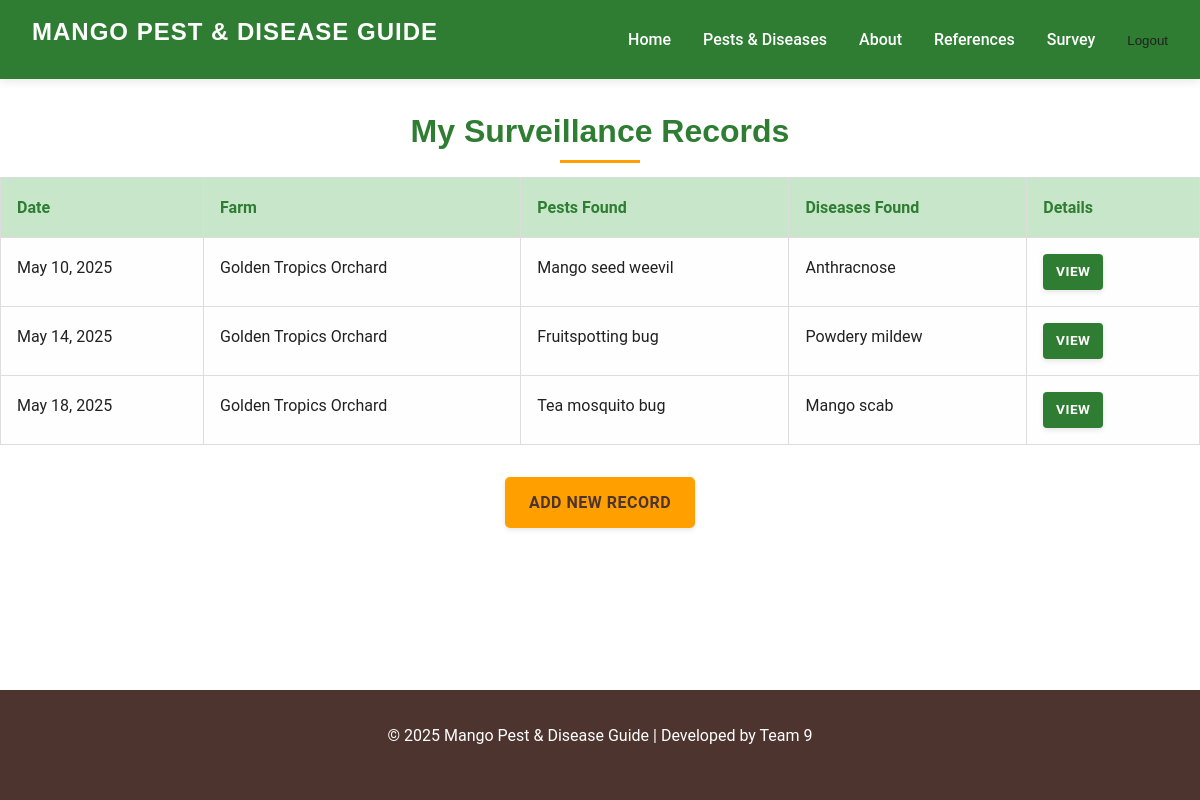
Page /survey/my/ (signed in) on the earlier database version.
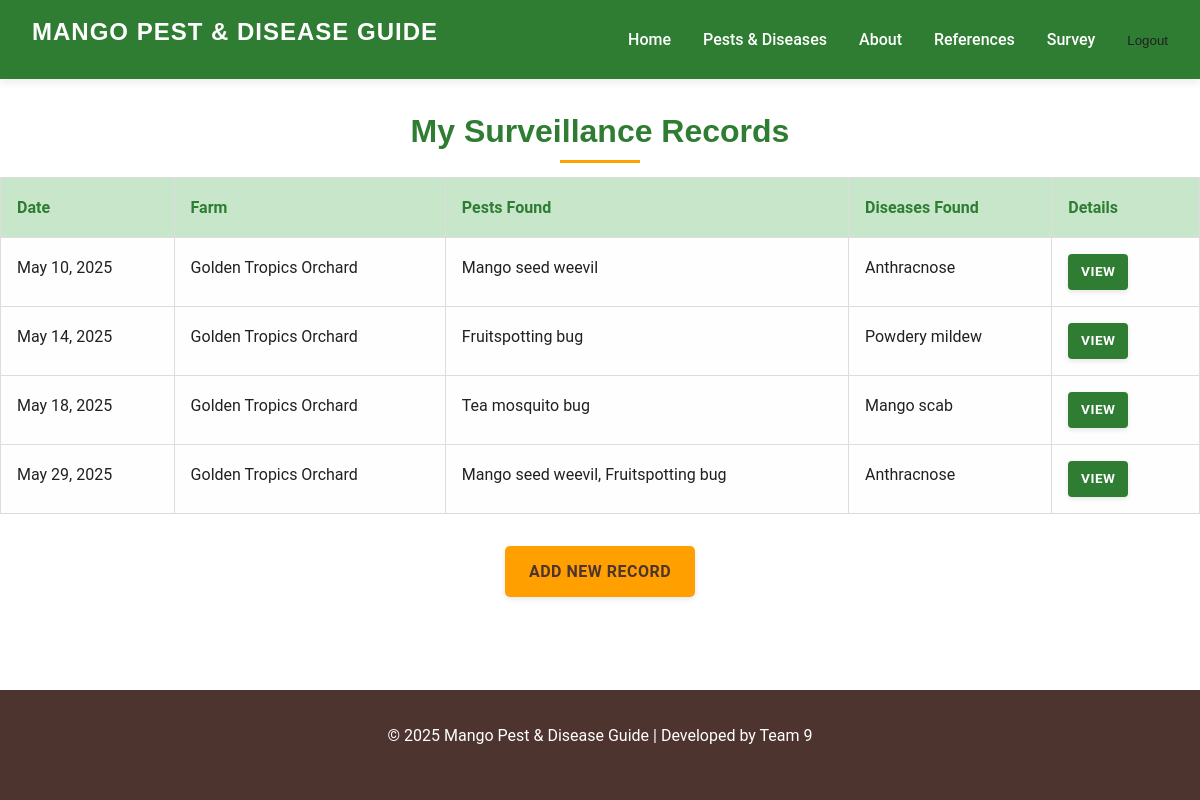
Same page on the later database version.
### survey/models.py (models this page shows, shortened)
class SurveillanceRecord(models.Model):
    farm = models.ForeignKey(
        Farm,
        on_delete=models.CASCADE,
        related_name='surveillance_records'
    )
    date = models.DateField(
        help_text="Select a date between 01/01/2000 and today."
    )
    time = models.TimeField(
        help_text="Select the time of inspection.",
        auto_now_add=True,
        null=False,
        blank=False
    )
    inspector = models.ForeignKey(
        User,
        on_delete=models.SET_NULL,
        null=True,
        blank=True,
        help_text="The user who conducted the surveillance."
    )
    num_trees_inspected = models.PositiveIntegerField(
        verbose_name="Number of Trees Inspected",
        default=0,
        help_text="Enter the number of trees inspected during this survey."
    )
    pests_found = models.ManyToManyField(
        Pest,
        blank=True,
        help_text="Select all pests found (if any)."
    )
    diseases_found = models.ManyToManyField(
        Disease,
        blank=True,
        help_text="Select all diseases found (if any)."
    )
    notes = models.TextField(
        blank=False,
        max_length=1000,
        help_text="Notes taken during survey. Type 'N/A' if none."
    )
    image = models.ImageField(
        upload_to='survey/',
        blank=True,
        null=True,
        help_text="Upload an image (optional)."
    )

class Farm(models.Model):
    name = models.CharField(
        max_length=100,
        blank=False,
        help_text="Enter the farm's name."
    )
    farm_address = models.CharField(
        max_length=255,
        blank=True,
        help_text="Enter the farm's address."
    )
    owner = models.ForeignKey(
        User,
        on_delete=models.CASCADE,
        related_name='farms',
        help_text="Farm owner (user account)."
    )
    contact_number = models.CharField(
        max_length=20,
        blank=True,
        validators=[
            RegexValidator(
                regex=r'^\+?[\d\s\-]{7,20}$',
                message="Enter a valid phone number (digits, spaces, dashes, and optional leading +)."
            )
        ],
        help_text="Enter a valid contact number."
    )
    notes = models.TextField(
        blank=True,
        help_text="Additional notes (optional)."
    )
    land_area = models.DecimalField(
        max_digits=10,  # Total number of digits
        decimal_places=2,  # Number of digits after the decimal point
        blank=False,
        default=0.0,
        help_text="Land area (acres or hectares)."
    )
    num_trees_est = models.PositiveIntegerField(
        verbose_name="Number of Trees (Estimated)",
        default=0,
        blank=False,
        help_text="Estimated number of trees."
    )

### catalog/models.py (models this page shows)
class Pest(models.Model):
    common_name = models.CharField(max_length=100)
    scientific_name = models.CharField(max_length=100)
    family = models.CharField(max_length=50)
    description = models.TextField()
    life_cycle = models.TextField()
    damage_description = models.TextField()
    importance = models.TextField()
    hosts = models.CharField(max_length=200)
    critical_control_period = models.CharField(max_length=100)
    monitoring = models.TextField()
    comments = models.TextField(blank=True)
    image_url = models.CharField(max_length=255, blank=True)  # or use FileField/URLField
    def __str__(self):
        return self.common_name

class Disease(models.Model):
    DISEASE_TYPES = [
        ('Fungal', 'Fungal'),
        ('Bacterial', 'Bacterial'),
        ('Viral', 'Viral'),
    ]
    common_name = models.CharField(max_length=100)
    scientific_name = models.CharField(max_length=100)
    disease_type = models.CharField(max_length=20, choices=DISEASE_TYPES)  # Changed `type` to `disease_type`
    symptoms = models.TextField()
    distribution = models.CharField(max_length=200)
    favoured_by = models.CharField(max_length=200)
    similar_to = models.CharField(max_length=200)
    control_strategies = models.TextField()
    life_cycle = models.TextField()
    impact = models.TextField(blank=True)
    image_url = models.CharField(max_length=255, blank=True)  # or use FileField/URLField
    def __str__(self):
        return self.common_name

### survey/views.py (the view)
# urls.py: path('my/', views.my_surveys_view, name='my_surveys_view'),
@login_required
def my_surveys_view(request):
    records = SurveillanceRecord.objects.filter(inspector=request.user)
    return render(request, 'survey/my_surveys.html', {'records': records})

### survey/templates/survey/my_surveys.html (shortened to what this page needs)
{% extends 'base.html' %}
{% block content %}
  <h2 class="survey-details-heading">My Surveillance Records</h2>
  {% if records %}
    <table class="survey-list-table">
      <thead>
        <tr>
          <th>Date</th>
          <th>Farm</th>
          <th>Pests Found</th>
          <th>Diseases Found</th>
          <th>Details</th>
        </tr>
      </thead>
      <tbody>
        {% for record in records %}
          <tr>
            <td>{{ record.date|date:"F j, Y" }}</td>
            <td>{{ record.farm.name }}</td>
            <td>
              {% with record.pests_found.all as pests %}
                {% if pests %}
                  {{ pests|join:", " }}
                {% else %}
                  None
                {% endif %}
              {% endwith %}
            </td>
            <td>
              {% with record.diseases_found.all as diseases %}
                {% if diseases %}
                  {{ diseases|join:", " }}
                {% else %}
                  None
                {% endif %}
              {% endwith %}
            </td>
            <td>
              <a href="{% url 'survey_detail_view' record.pk %}" class="btn btn-primary btn-sm">View</a>
            </td>
          </tr>
        {% endfor %}
      </tbody>
    </table>
  {% else %}
    <p>No surveys found.</p>
  {% endif %}
  <div class="survey-detail-actions">
    <a href="{% url 'create_surveillancerecord_view' %}" class="btn btn-success">Add New Record</a>
  </div>
{% endblock %}

Differences in the rows shown:
added SurveillanceRecord: date "May 29, 2025", farm.name "Golden Tropics Orchard", pests_found.all "Mango seed weevil, Fruitspotting bug", diseases_found.all "Anthracnose"
